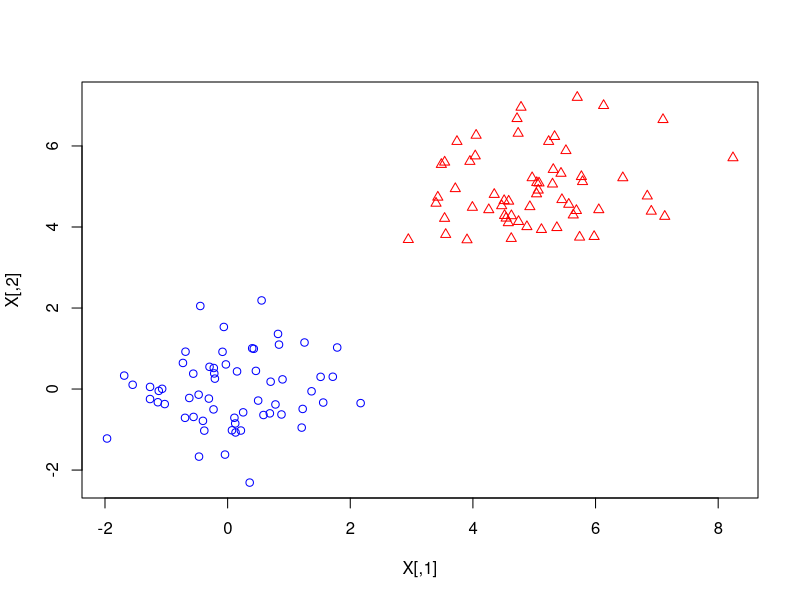
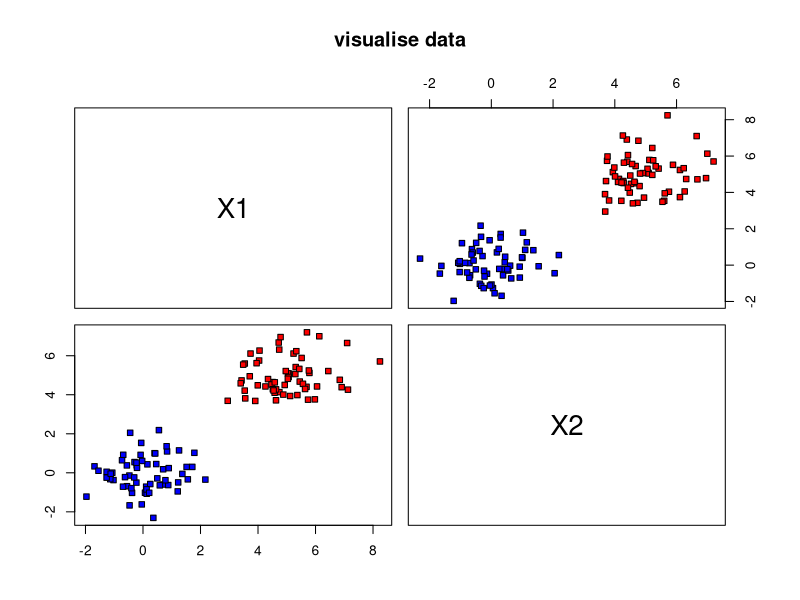
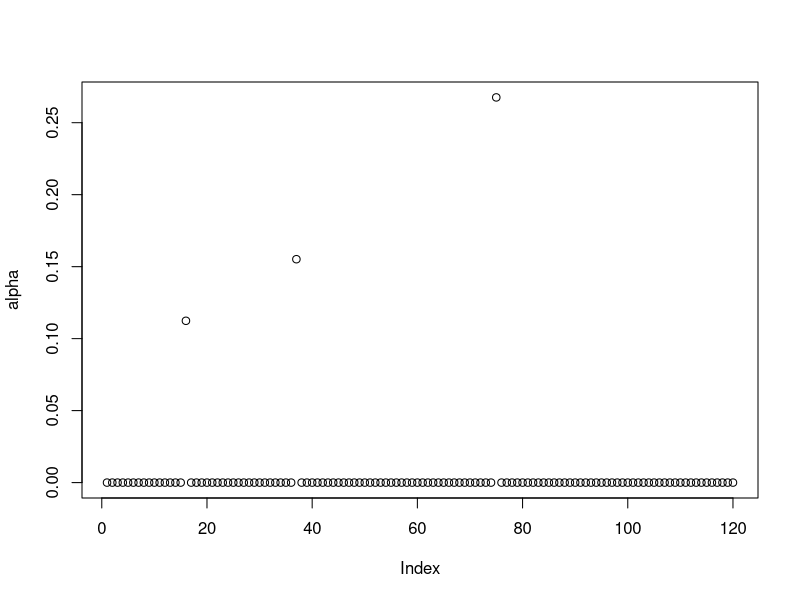
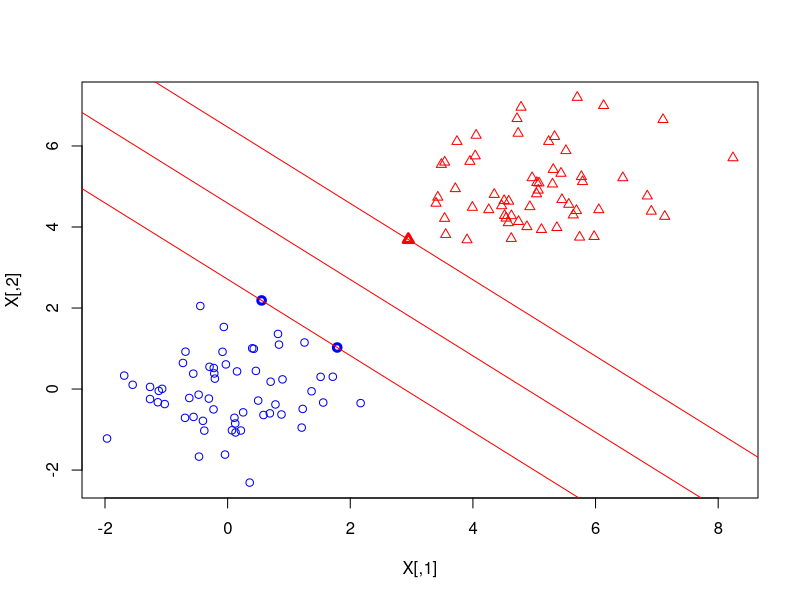
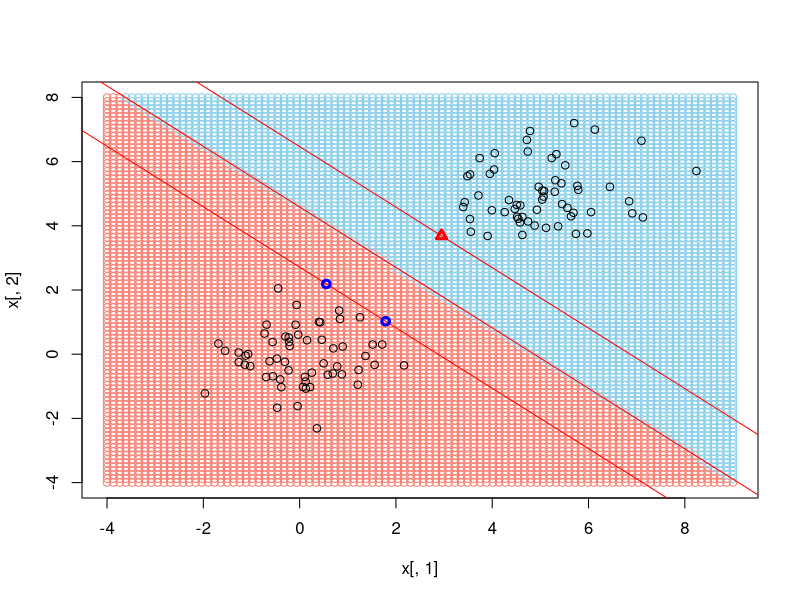

Write R code to recreate these figures, in order.


#################################################################################################################################
# Ex 1a (Donnees separables)
# Toy binary classification for separable data
# 2 groupes des observations normales  en R2.


# .Random.seed is an integer vector, containing the random number generator (RNG) state for random number generation in R. 
# It can be saved and restored, but should not be altered by the user. 
# set.seed is the recommended way to specify seeds. See ?set.seed

library(kernlab)

set.seed(123)  # pour avoir le m?me echantillon

## Rappel: pour calculer un produit de 2 matrices A et B: A %*% B


##########################################################
# Generer un echantillon d'apprentissage
# Generate two dimensional non separable data
n1=60
n2=60

mu1=c(0,0)
X1= mu1 + cbind(rnorm(n1),rnorm(n1))
mu2=c(5,5)
X2= mu2 + cbind(rnorm(n2),rnorm(n2))

X <- rbind( X1,X2 ) # put 2 groups in X   
Y= c(rep(1,n1),rep(-1,n2))
nn=n1+n2

##########################################################
# la visualisation
plot(X,typ="n")
points(X[Y==1,],col="blue")
points(X[Y==-1,],col="red",pch=24)

# visualiser par des moyens standart
pairs(X,labels=c("X1","X2"), main="visualise data", pch=22, bg=c("red", "yellow", "blue")[2+Y])


##########################################################
# utiliser la fonction ipop du package kernlab pour determiner la solution du probl?me dual.
#################
# 1. Exemple comment calculer l'element 1,2 de la matrice ( <X_i,X_j> ) 
X[1,]
X[2,]
PP.12=t( X[1,] )  %*% X[2,]
PP.12


#calculer toute la matrice ( <X_i,X_j> ) 
PP <- X%*%t(X)     
#verifier:
PP[2,1]
PP[1,2]
PP.12

# alternative way:  P=kernelMatrix(vanilladot(),X)
# P[2,1]
# P[1,2]



#############################################################################
# resoudre le probleme dual
#??ipop
# gamma = C = constante de regularisarion

C=gamma=500

c <- matrix(rep(-1,nn))
# calcul de H
P <- X%*%t(X) # soit P <-kernelMatrix(vanilladot(),X) ## soit 
H <- Y%*%t(Y)*P
A <- t(Y)
b <- 0
l <- matrix(rep(0,nn))
u <- matrix(rep(gamma,nn))
r <- 0
sv <- ipop(c,H,A,b,l,u,r)

attributes(sv)
#la solution du probleme dual se trouve dans le primal(sv): elle correspond correspond ? la sol du prob dual.

alpha = round(primal(sv),6)
alpha

######################################################################
# on genere une fonction qui calcule la solution du probl?me dual

probl.dual = function(X,Y,gamma){
c <- matrix(rep(-1,nn))
# calcul de H
t(X[1,])%*%X[2,]
P <- X%*%t(X)     # soit    kernelMatrix(vanilladot(),X)
H <- Y%*%t(Y)*P
A <- t(Y)
b <- 0
l <- matrix(rep(0,nn))
u <- matrix(rep(gamma,nn))
r <- 0
sv <- ipop(c,H,A,b,l,u,r)
round(primal(sv),6)
}

C=500  # C=Inf=infinie
alpha=probl.dual(X,Y,gamma=C)
alpha

# il n'y a que 3 alpha differents de zero
plot(alpha)

########################################
#les indices des vecteurs support:

supp = which(alpha>0)
supp

##############################
# les alpha positives
alpha[supp]

##############################
# les vecteurs support
X[supp,]

#############################################
#############################################
# IMPORTRANT: ON DETERMINE LE HYPERPLAN OPTIMAL


#################################################
# calcul de w0 par 3 methodes
k=supp[1]
w0=Y[k] - sum(alpha[supp]*Y[supp] * X[supp,]%*% X[k,])
w0
#################################################
# calcul de w0
k=supp[2]
w0=Y[k] - sum(alpha[supp]*Y[supp] * X[supp,]%*% X[k,])
w0
#################################################
# calcul de w0
k=supp[3]
w0=Y[k] - sum(alpha[supp]*Y[supp] * X[supp,]%*% X[k,])
w0

##########################################
#sum(alpha[supp]*Y[supp] * X[supp,]%*% x)
##########################################
# construction du classifieur

# on choit un point a classifier, par exemple
x=as.matrix(c(1,2),ncol=1)

k=supp[1]
w0=Y[k] - sum(alpha[supp]*Y[supp] * X[supp,]%*% as.matrix(X[k,],ncol=1))
H=sum(alpha[supp]*Y[supp] * X[supp,]%*% x ) + w0
H

#################################################
# comme exemple on construit le hyperplan pour classifier un point x
Hyper1=function(x){ 
sum(alpha[supp]*Y[supp] * X[supp,]%*% x ) + w0
}

Hyper1(x)

x=as.matrix(c(-2,2),col=1)
Hyper1(x)
x=as.matrix(c(-2,-2),col=1)
Hyper1(x)
x=as.matrix(c(-10,-2),col=1)
Hyper1(x)
x=as.matrix(c(30,10),col=1)
Hyper1(x)
#Classe selon que la valeur soit positive ou négative

###################################################
# Exemple: on applique les calcul pour plusieurs points: ici pour X
#colSums(alpha[supp]*Y[supp] * X[supp,]%*% t(X)  ) +w0

################################################################################
#  creation du hyperplan optimal pour classifier plusieurs points: 
Hyper=function(X,Y,alpha,newdata,indice=1){
k=supp[indice]
w0=Y[k] - sum(alpha[supp]*Y[supp] * X[supp,]%*% as.matrix(X[k,],ncol=1))
colSums(alpha[supp]*Y[supp] * X[supp,]%*% t(newdata)  ) +w0
}

#on classe les points X 
Hyper(X,Y,alpha,newdata=X)


###############################
# Affichage

plot(X, type='n')
points(X[Y==1,], col='blue')
points(X[Y==-1,], col='red', pch=24)
#On identifie les 3 vecteurs supports 
points(X[supp,], col=c('blue','blue','red'), 
pch=c(1,1,24), lwd=3)

# abline( a=4, b=-1  ) # un hyperplan separateur quelquonque

# on affiche le hyperplan separateur et la bande de marge maximale
wstar = colSums(alpha[supp]*Y[supp]*X[supp,])
k=supp[1]
Y[k]
dim(P)
w0 = Y[k]-sum(P[supp,k]*Y[supp]*alpha[supp])

abline(a= -w0/wstar[2] , b= - wstar[1]/wstar[2]  , col="red" )
abline(a= (1-w0)/wstar[2] , b= - wstar[1]/wstar[2]  , col="red" )
abline(a= (-1-w0)/wstar[2] , b= - wstar[1]/wstar[2]  , col="red" )


##########################################################
##########################################################
# On classifie une grille de points

# creation d'une grille des points
NGRID=100
GRID = expand.grid(X=seq(-4,9,length=NGRID), Y=seq(-4,8,length=NGRID)); 
# x=cbind(GRID$X,GRID$Y)
# x[1:10,]
x=GRID

Hyper(X,Y,alpha,newdata=x)

Ypredx = Hyper(X,Y,alpha,newdata=x)
Dpredx = ifelse(Ypredx>0, 1,2)
plot(x[,1],x[,2], col=c("Salmon","SkyBlue")[Dpredx])
points(X)


abline(a= -w0/wstar[2] , b= - wstar[1]/wstar[2]  , col="red" )
abline(a= (1-w0)/wstar[2] , b= - wstar[1]/wstar[2]  , col="red" )
abline(a= (-1-w0)/wstar[2] , b= - wstar[1]/wstar[2]  , col="red" )

points(X[supp,], col=c('blue','blue','red'), 
pch=c(1,1,24), lwd=3)
